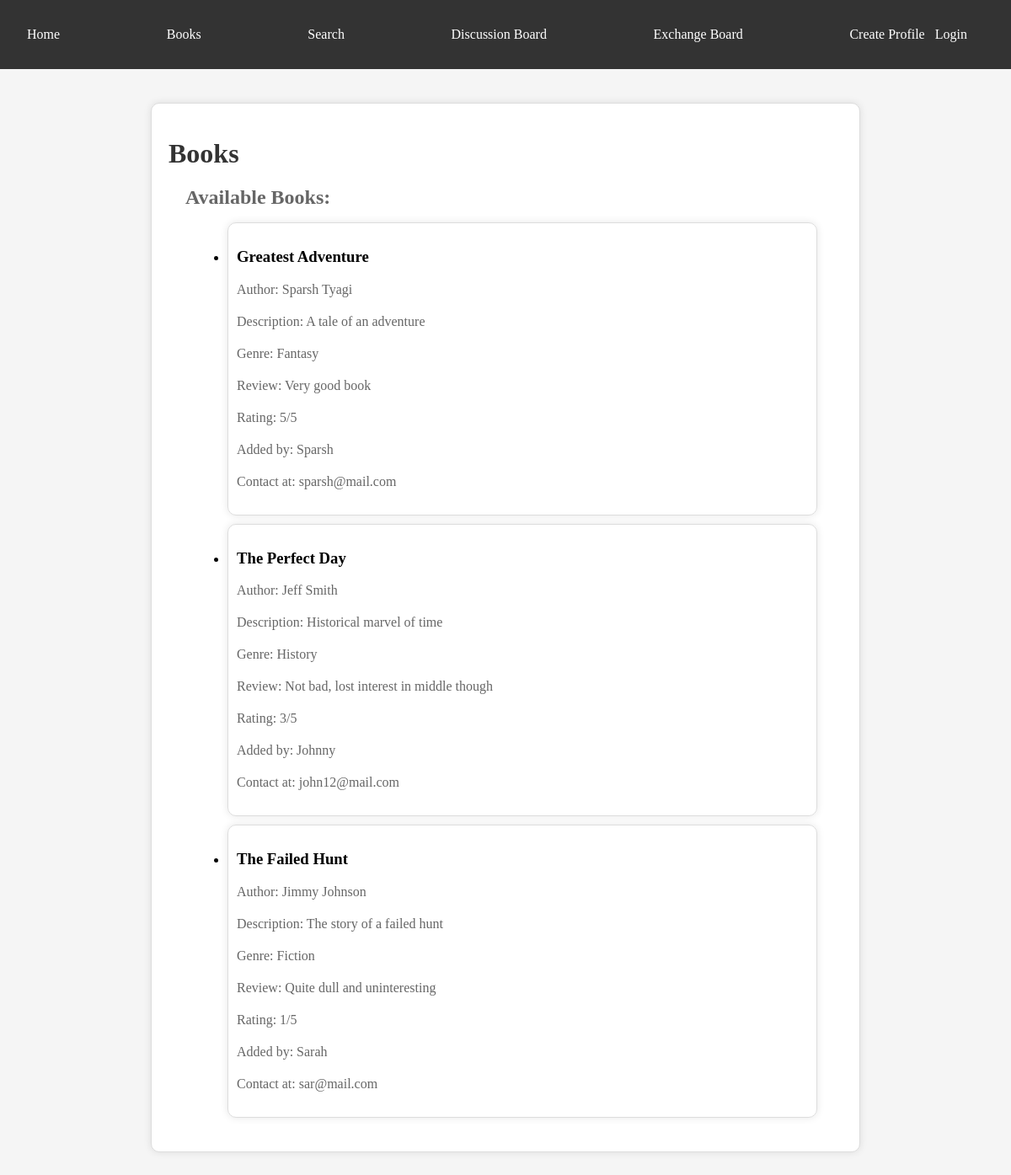
/books, run on the app's committed database.
### models.py (models this page shows, shortened)
class Book(Base):
    __tablename__ = 'books'
    id = Column(Integer, primary_key=True)
    title = Column(String(100), nullable=False)
    author = Column(String(50), nullable=False)
    description = Column(Text, nullable=True)
    genre = Column(String(50), nullable=True)
    review = Column(Text, nullable=True)
    rating = Column(Integer, nullable=True)
    user_id = Column(Integer, ForeignKey('user_profiles.id'))
    user = relationship("UserProfile", backref="books")

class UserProfile(Base, UserMixin):
    __tablename__ = 'user_profiles'
    id = Column(Integer, primary_key=True)
    username = Column(String(50), nullable=False)
    email = Column(String(100), nullable=False)
    password = Column(String(100), nullable=False)
    book_collection = Column(String(100), nullable=True)
    preferences = Column(String(100), nullable=True)

### routes.py (the view)
@routes.route('/books', methods=['GET'])
def get_all_books():
    books = db.session.query(Book).all()
    return render_template('books.html', books=books)

### templates/books.html (shortened to what this page needs)
<!DOCTYPE html>
<html lang="en">
<head>
    <link rel="stylesheet" href="static/styles.css">
</head>
<body>
    <header>
        <nav>
            <ul>
                <li><a href="{{ url_for('routes.index') }}">Home</a></li>
                <li><a href="{{ url_for('routes.books') }}">Books</a></li>
                <li><a href="{{ url_for('routes.search') }}">Search</a></li>
                <li><a href="{{ url_for('routes.discussion_board') }}">Discussion Board</a></li>
                <li><a href="{{ url_for('routes.exchange_board') }}">Exchange Board</a></li>
                <li class="nav-right">
                    {% if not current_user.is_authenticated %}
                        <a href="{{ url_for('routes.create_profile') }}">Create Profile</a>&nbsp;&nbsp;
                        <a href="{{ url_for('routes.main') }}">Login</a>
                    {% else %}
                        <a href="{{ url_for('routes.logout') }}">Logout</a>
                    {% endif %}
                </li>
            </ul>
        </nav>
    </header>
    <div class="container">
        <h1>Books</h1>
        <div class="search-results">
            <h2>Available Books:</h2>
            <ul>
            {% for book in books %}
                <li class="search-result">
                    <h3>{{ book.title }}</h3>
                    <p>Author: {{ book.author }}</p>
                    <p>Description: {{ book.description }}</p>
                    <p>Genre: {{ book.genre }}</p>
                    <p>Review: {{ book.review }}</p>
                    <p>Rating: {{ book.rating }}/5</p>
                    <p>Added by: {{ book.user.username }}</p>
                    <p>Contact at: {{ book.user.email }}</p>
                </li>
            {% endfor %}
            </ul>
        </div>
    </div>
</body>
</html>

### static/styles.css (style rules this page uses)
body { font-family: 'Merriweather', serif; background-color: #f5f5f5; margin: 0; padding: 0; }
header { background-color: #333; color: #fff; padding: 1em; text-align: center; }
nav { background-color: #333; color: #fff; padding: 1em; text-align: center; }
nav ul { list-style: none; margin: 0; padding: 0; display: flex; justify-content: space-between; }
nav li { margin-right: 20px; }
nav a { color: #fff; text-decoration: none; }
.container { max-width: 800px; margin: 40px auto; padding: 20px; background-color: #fff; border: 1px solid #ddd; box-shadow: 0 0 10px rgba(0, 0, 0, 0.1); border-radius: 10px; }
h1 { color: #333; margin-bottom: 20px; }
h2 { color: #666; margin-bottom: 10px; }
p { color: #666; margin-bottom: 20px; }
.search-results { margin: 20px; }
.search-result { margin: 10px; padding: 10px; border: 1px solid #ddd; border-radius: 10px; box-shadow: 0 0 10px rgba(0, 0, 0, 0.1); }

### data on the page
Book: title "Greatest Adventure", author "Sparsh Tyagi", description "A tale of an adventure", genre "Fantasy", review "Very good book", rating "5", user.username "Sparsh", user.email "sparsh@mail.com"
Book: title "The Perfect Day", author "Jeff Smith", description "Historical marvel of time", genre "History", review "Not bad, lost interest in middle though", rating "3", user.username "Johnny", user.email "john12@mail.com"
Book: title "The Failed Hunt", author "Jimmy Johnson", description "The story of a failed hunt", genre "Fiction", review "Quite dull and uninteresting", rating "1", user.username "Sarah", user.email "sar@mail.com"
